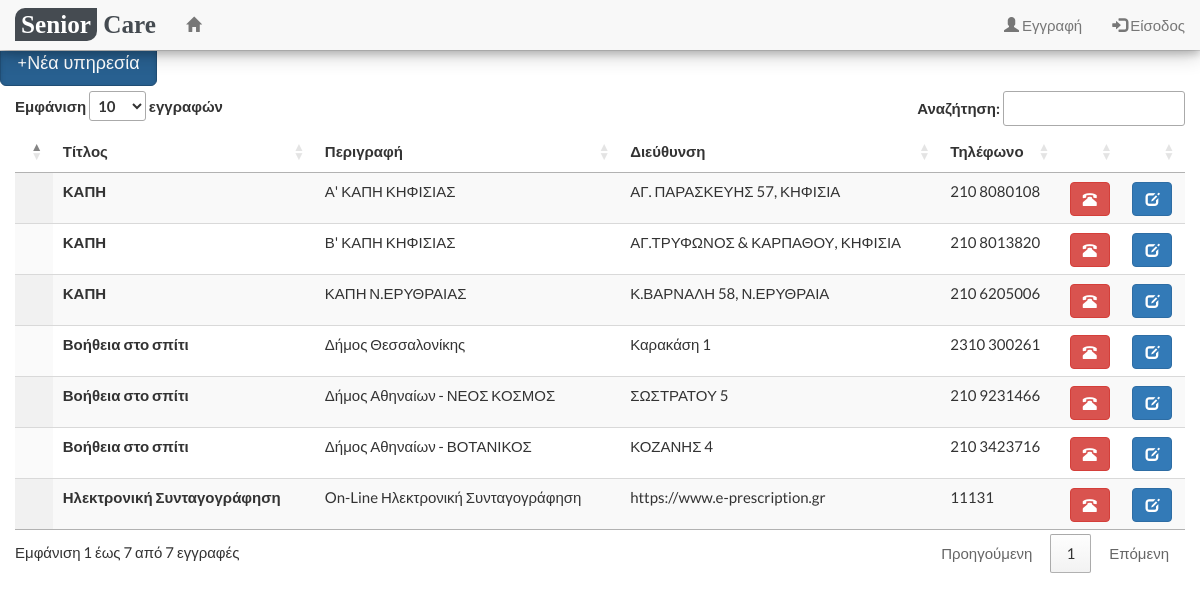
Screenshot of /code/social_services/index.php with the database file from the repository.
### tables this page shows
CREATE TABLE `service` (
  `id_service` smallint(5) NOT NULL,
  `id_user` smallint(5) NOT NULL,
  `title` varchar(30) NOT NULL,
  `description` text NOT NULL,
  `address` text NOT NULL,
  `phone` varchar(14) NOT NULL
);

### code/social_services/index.php (the view, shortened to what this page needs)
<?php
include __DIR__.'/../header_footer/header.php';
include __DIR__.'/../conf/conf.php';
include __DIR__.'/../social_services/services_modals.php';
?>
<button data-toggle="collapse" data-target="#services_form" class="btn btn-primary btn-lg active">+Νέα υπηρεσία</button>
<?php
$sql = 'SELECT * FROM service';
?>
<div class="container-fluid " style="padding-top: 5px;">
	<table id="table_id" class="table display nowrap" style="width:100%">
		<thead>
			<tr>
				<th></th>
				<th>Τίτλος</th>
				<th>Περιγραφή</th>
				<th>Διεύθυνση</th>
				<th>Τηλέφωνο</th>
				<th></th>
				<th></th>
			</tr>
		</thead>
		<tbody>
<?php
	$result = $conn->query($sql) or die('Error, query service failed');
if(mysqli_num_rows($result) > 0)
    {
        while($row = mysqli_fetch_assoc($result))
        {
			echo '<tr id=tr-'.$row['id_service'].'>
				<td></td>
				<td><strong>'.$row['title'].'</strong></td>
				<td>'.$row['description'].'</td>
				<td>'.$row['address'].'</td>
				<td>'.$row['phone'].'</td>
				<td>
					<button
							type="button"
							id="edit-'.$row['id_service'].'"
							class="btn btn-danger glyphicon glyphicon-phone-alt"
							onclick="dial_service('	.$row['id_service'].','
													.$_SESSION['id_user'].',\''
													.$row['title'].'\',\''
													.$row['description'].'\',\''
													.$row['address'].'\',\''
													.$row['phone'].'\'
													)"
							>
					</button>
                </td>
				<td>
					<button
							type="button"
							id="edit-'.$row['id_service'].'"
							class="btn btn-primary glyphicon glyphicon-edit"
							onclick="edit_service('.$row['id_service'].')"
							>
					</button>
                </td>
            </tr>';
        }
    }
    else
    {
        echo '<tr><td colspan="6">Records not found!</td></tr>';
    }
 ?>
	</table>
</div>

### code/header_footer/header.php (shortened to what this page needs)
<!DOCTYPE html>
<html lang="en">
<head>
	<link rel="stylesheet" type="text/css" href="../css/bootstrap.min.css">
<link rel="stylesheet" type="text/css" href="https://cdn.datatables.net/1.10.19/css/jquery.dataTables.css">
<link rel="stylesheet" type="text/css" href="https://cdn.datatables.net/responsive/2.2.3/css/responsive.dataTables.min.css">
	<link rel="stylesheet" href="https://cdnjs.cloudflare.com/ajax/libs/bootstrap-slider/9.2.0/css/bootstrap-slider.min.css" type="text/css">
<link rel="stylesheet" type="text/css" href="../css/rh6.css">
<link rel="stylesheet" type="text/css" href="../css/rh.css">
<link rel="stylesheet" href="https://use.fontawesome.com/releases/v5.6.1/css/all.css">
<link rel="stylesheet" type="text/css" href="../bootstrap-datetimepicker-master/bootstrap-datetimepicker.css">
</head>
<body>
<nav class="navbar navbar-default navbar-fixed-top">
  <div class="container-fluid rh6-shadow" >
    <div class="navbar-header" >
      <a class="navbar-brand" href="/"><logo><riff>Senior</riff> <hunter>Care</hunter></logo></a>
    </div>
    <div class="collapse navbar-collapse" id="myNavbar">
      <ul class="nav navbar-nav">
        <li class="active"><a href="/"><span class="glyphicon glyphicon-home"></span></a></li>
      </ul>
      <ul class="nav navbar-nav navbar-right">
			<?php 	if(isset($_SESSION['username'])) { ?>
						<li class="dropdown">
						<a id="user" class="dropdown-toggle" data-toggle="dropdown" href="#"><span class="glyphicon glyphicon-user"></span> <?php echo $_SESSION['username'];?> <span class="caret"></span></a>
						<ul class="dropdown-menu">
							<li><a href="/profile/profile.php"><span class="glyphicon glyphicon-pencil"></span> Προφίλ</a></li>
							<li><a href="/login/logout.php"><span class="glyphicon glyphicon-log-out"></span> Έξοδος</a></li>
						</ul>
						</li>
			<?php } else {?>
				<li><a href="/login/index.php?register=true"><span class="glyphicon glyphicon-user"></span> Εγγραφή</a></li>
				<li><a href="/login"><span class="glyphicon glyphicon-log-in"></span> Είσοδος</a></li>
			<?php } ?>
      </ul>
    </div>
  </div>
</nav>

### code/social_services/services_modals.php (shortened to what this page needs)
<div style='padding: 20px'></div>

### code/css/rh6.css (style rules this page uses)
.rh6-shadow { box-shadow: 0 4px 8px 0 rgba(0, 0, 0, 0.2), 0 6px 20px 0 rgba(0, 0, 0, 0.19); }
logo { font-weight: bold; font-size: 140%; font-family:Tahoma; }
riff { color: white; background-color: #454B51; border-radius: 10px 0px; //border: 1px solid grey; padding: 3px 6px; }
hunter { color: #454B51; }
body { padding-right: 0 !important; }

### code/css/rh.css (style rules this page uses)
* { -webkit-box-sizing:border-box;-moz-box-sizing:border-box;box-sizing:border-box }
html { -ms-text-size-adjust:100%;-webkit-text-size-adjust:100% }
body { margin:0 }
article,aside,details,figcaption,figure,footer,header,hgroup,main,menu,nav,section,summary { display:block }
a { background-color:transparent }
button,input,select,textarea { font:inherit;margin:0 }
button { overflow:visible }
button,select { text-transform:none }
button,html input[type=button],input[type=reset],input[type=submit] { -webkit-appearance:button;cursor:pointer }
html,body { font-family:Verdana,sans-serif;font-size:15px;line-height:1.5 }
html { overflow-x:hidden }
a { color:inherit }
table { border-collapse:collapse;border-spacing:0;width:100%;display:table }
table,th,td { border:none }

### code/header_footer/header.php (style rules this page uses)
body,h1,h2,h3,h4,h5,h6 { font-family: "Lato", sans-serif }
h1,button { font-family: "Montserrat", sans-serif }

### rows the page displays
service: title "ΚΑΠΗ", description "Α' ΚΑΠΗ ΚΗΦΙΣΙΑΣ", address "ΑΓ. ΠΑΡΑΣΚΕΥΗΣ 57, ΚΗΦΙΣΙΑ", phone "210 8080108"
service: title "ΚΑΠΗ", description "Β' ΚΑΠΗ ΚΗΦΙΣΙΑΣ", address "ΑΓ.ΤΡΥΦΩΝΟΣ & ΚΑΡΠΑΘΟΥ, ΚΗΦΙΣΙΑ", phone "210 8013820"
service: title "ΚΑΠΗ", description "ΚΑΠΗ Ν.ΕΡΥΘΡΑΙΑΣ", address "Κ.ΒΑΡΝΑΛΗ 58, Ν.ΕΡΥΘΡΑΙΑ", phone "210 6205006"
service: title "Βοήθεια στο σπίτι", description "Δήμος Θεσσαλονίκης", address "Καρακάση 1", phone "2310 300261"
service: title "Βοήθεια στο σπίτι", description "Δήμος Αθηναίων - ΝΕΟΣ ΚΟΣΜΟΣ", address "ΣΩΣΤΡΑΤΟΥ 5", phone "210 9231466"
service: title "Βοήθεια στο σπίτι", description "Δήμος Αθηναίων - ΒΟΤΑΝΙΚΟΣ", address "ΚΟΖΑΝΗΣ 4", phone "210 3423716"
service: title "Ηλεκτρονική Συνταγογράφηση", description "On-Line Ηλεκτρονική Συνταγογράφηση", address "https://www.e-prescription.gr", phone "11131"
